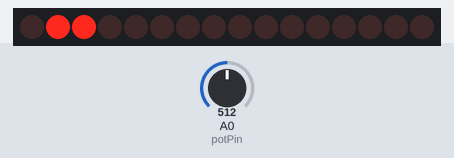
Recording of a sketch running on a simulated Arduino Uno, built with avr-gcc and run on an emulated ATmega328P. On the bench: 16 shift-register outputs drawn as a row of LEDs (first output left, lit = HIGH). Wiring (inferred from the names in the program): 2 × shift register (74HC595): data pin 3; shift clock pin 5; latch pin 4. Wiring (inferred from the signals the program sends): row of LEDs: on Q0, Q1, Q2, Q3, Q4, Q5, Q6, Q7, Q8, Q9, Q10, Q11, Q12, Q13, Q14, Q15. The test bench sets the inputs (shaded band); at power-on: A0 (potPin) = 512.

Above: at 1.3 s.
1.4 s: A0 (potPin) set to 122
At 1.7 s:
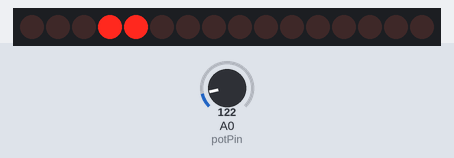
At 2.08 s:
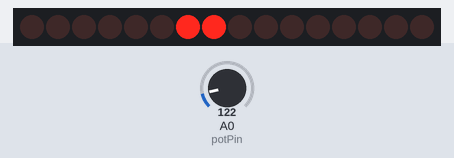
3.3 s: A0 (potPin) set to 0
At 3.75 s:
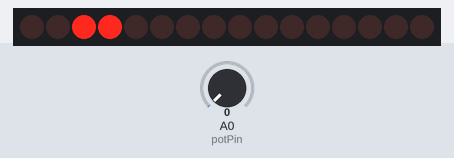
4.8 s: A0 (potPin) set to 306
At 7.7 s:
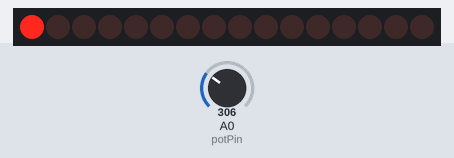
7.8 s: A0 (potPin) set to 326
9.3 s: A0 (potPin) set to 352
10.8 s: A0 (potPin) set to 511
Timing chart, 0 to 13.3 s (numbered marks = the images above; inputs shaded):
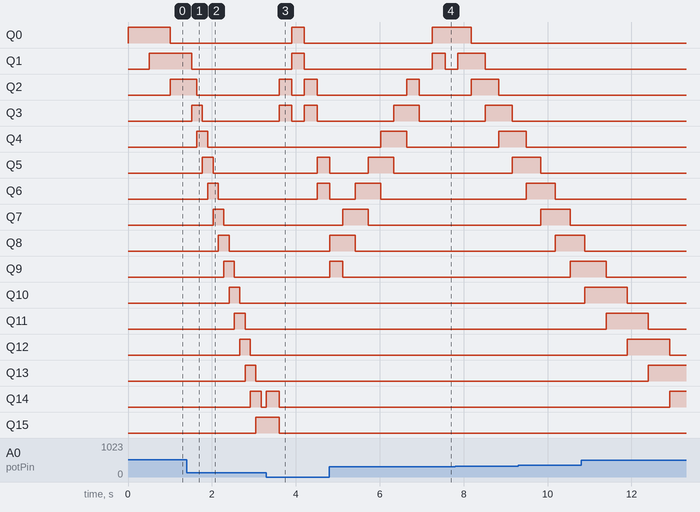

The sketch:

Larson_Scanner2_UPDATED_Lisander_Lopez.ino
```cpp
/*
Name: Lisander Lopez - Univeristy Heights High School
Date: 11/20/16
Description:
  This sketch will use a 74HC595 to display a Larson Scanner using LEDs.
  We will use a potentiometer to control the speed of the scanner.
  For more information on the circuit, view the fritzing diagram.
Notes:
  I was looking at my previous code to see how to improve it.
  I figured out that if I made a function which checks the pots value,
  and called it everytime I needed it, it would make the scanner more smoother.
  This acheived the "multi-tasking" trick I was looking for.

  Plus, I made an array of bytes called pattern to help me send the bytes to the shift
  register without being bombarded with 0's and 1's
*/

const int latchPin = 4; //Pin connected to latch pin of 74HC595
const int clockPin = 5; //Pin connected to clock pin of 74HC595
const int dataPin = 3;  //Pin connected to Serial in of 74HC595

const int potPin = A0;  // Pin the potentiometer is connected to

// The following is an array of bytes. Instead of writing out the bytes
// everytime when calling the shift out function. We can create an array
// that containes the bytes for out pattern, and call them as needed.
byte pattern[] =
{
  B00000000,
  B10000000,
  B11000000,
  B01100000,
  B00110000,
  B00011000,
  B00001100,
  B00000110,
  B00000011,
  B00000001
};

void setup()
{
  // Setting pins as output, as we will output data to it
  pinMode(latchPin, OUTPUT);
  pinMode(dataPin, OUTPUT);
  pinMode(clockPin, OUTPUT);

  pinMode(potPin, INPUT); // We are going to read the 'value' of the pot, so it would need to be an input

}

void loop()
{

  clockShiftRegister(pattern[0]);  // Clocking the first stage of the pattern to the second register
  clockShiftRegister(pattern[1]);  // Clocking the first stage of the pattern to the first register
  displayShiftRegister(); // Displaying the data on the register to the LEDs
  delay(readPot());  // Time to delay in between pattern changes (how fast the pattern displays), We will retreive this value from the pot. The speed will depend on the user.

  clockShiftRegister(pattern[0]);  // Clocking the next stage of the pattern to the second register
  clockShiftRegister(pattern[2]);  // Clocking the next stage of the pattern to the first register
  displayShiftRegister(); // Displaying the data on the register to the LEDs
  delay(readPot());  // Time to delay in between pattern changes (how fast the pattern displays), We will retreive this value from the pot. The speed will depend on the user.

  clockShiftRegister(pattern[0]);  // Clocking the next stage of the pattern to the second register
  clockShiftRegister(pattern[3]);  // Clocking the next stage of the pattern to the first register
  displayShiftRegister(); // Displaying the data on the register to the LEDs
  delay(readPot());  // Time to delay in between pattern changes (how fast the pattern displays), We will retreive this value from the pot. The speed will depend on the user.

  clockShiftRegister(pattern[0]);  // Clocking the next stage of the pattern to the second register
  clockShiftRegister(pattern[4]);  // Clocking the next stage of the pattern to the first register
  displayShiftRegister(); // Displaying the data on the register to the LEDs
  delay(readPot());  // Time to delay in between pattern changes (how fast the pattern displays), We will retreive this value from the pot. The speed will depend on the user.

  clockShiftRegister(pattern[0]);  // Clocking the next stage of the pattern to the second register
  clockShiftRegister(pattern[5]);  // Clocking the next stage of the pattern to the first register
  displayShiftRegister(); // Displaying the data on the register to the LEDs
  delay(readPot());  // Time to delay in between pattern changes (how fast the pattern displays), We will retreive this value from the pot. The speed will depend on the user.

  clockShiftRegister(pattern[0]);  // Clocking the next stage of the pattern to the second register
  clockShiftRegister(pattern[6]);  // Clocking the next stage of the pattern to the first register
  displayShiftRegister(); // Displaying the data on the register to the LEDs
  delay(readPot());  // Time to delay in between pattern changes (how fast the pattern displays), We will retreive this value from the pot. The speed will depend on the user.

  clockShiftRegister(pattern[0]);  // Clocking the next stage of the pattern to the second register
  clockShiftRegister(pattern[7]);  // Clocking the next stage of the pattern to the first register
  displayShiftRegister(); // Displaying the data on the register to the LEDs
  delay(readPot());  // Time to delay in between pattern changes (how fast the pattern displays), We will retreive this value from the pot. The speed will depend on the user.

  clockShiftRegister(pattern[0]);  // Clocking the next stage of the pattern to the second register
  clockShiftRegister(pattern[8]);  // Clocking the next stage of the pattern to the first register
  displayShiftRegister(); // Displaying the data on the register to the LEDs
  delay(readPot());  // Time to delay in between pattern changes (how fast the pattern displays), We will retreive this value from the pot. The speed will depend on the user.

  clockShiftRegister(pattern[1]);  // Clocking the next stage of the pattern to the second register
  clockShiftRegister(pattern[9]);  // Clocking the next stage of the pattern to the first register
  displayShiftRegister(); // Displaying the data on the register to the LEDs
  delay(readPot());  // Time to delay in between pattern changes (how fast the pattern displays), We will retreive this value from the pot. The speed will depend on the user.

  clockShiftRegister(pattern[2]);  // Clocking the next stage of the pattern to the second register
  clockShiftRegister(pattern[0]);  // Clocking the next stage of the pattern to the first register
  displayShiftRegister(); // Displaying the data on the register to the LEDs
  delay(readPot());  // Time to delay in between pattern changes (how fast the pattern displays), We will retreive this value from the pot. The speed will depend on the user.

  clockShiftRegister(pattern[3]);  // Clocking the next stage of the pattern to the second register
  clockShiftRegister(pattern[0]);  // Clocking the next stage of the pattern to the first register
  displayShiftRegister(); // Displaying the data on the register to the LEDs
  delay(readPot());  // Time to delay in between pattern changes (how fast the pattern displays), We will retreive this value from the pot. The speed will depend on the user.

  clockShiftRegister(pattern[4]);  // Clocking the next stage of the pattern to the second register
  clockShiftRegister(pattern[0]);  // Clocking the next stage of the pattern to the first register
  displayShiftRegister(); // Displaying the data on the register to the LEDs
  delay(readPot());  // Time to delay in between pattern changes (how fast the pattern displays), We will retreive this value from the pot. The speed will depend on the user.

  clockShiftRegister(pattern[5]);  // Clocking the next stage of the pattern to the second register
  clockShiftRegister(pattern[0]);  // Clocking the next stage of the pattern to the first register
  displayShiftRegister(); // Displaying the data on the register to the LEDs
  delay(readPot());  // Time to delay in between pattern changes (how fast the pattern displays), We will retreive this value from the pot. The speed will depend on the user.

  clockShiftRegister(pattern[6]);  // Clocking the next stage of the pattern to the second register
  clockShiftRegister(pattern[0]);  // Clocking the next stage of the pattern to the first register
  displayShiftRegister(); // Displaying the data on the register to the LEDs
  delay(readPot());  // Time to delay in between pattern changes (how fast the pattern displays), We will retreive this value from the pot. The speed will depend on the user.

  clockShiftRegister(pattern[7]);  // Clocking the next stage of the pattern to the second register
  clockShiftRegister(pattern[0]);  // Clocking the next stage of the pattern to the first register
  displayShiftRegister(); // Displaying the data on the register to the LEDs
  delay(readPot());  // Time to delay in between pattern changes (how fast the pattern displays), We will retreive this value from the pot. The speed will depend on the user.

  clockShiftRegister(pattern[8]);  // Clocking the next stage of the pattern to the second register
  clockShiftRegister(pattern[0]);  // Clocking the next stage of the pattern to the first register
  displayShiftRegister(); // Displaying the data on the register to the LEDs
  delay(readPot());  // Time to delay in between pattern changes (how fast the pattern displays), We will retreive this value from the pot. The speed will depend on the user.

  clockShiftRegister(pattern[9]);  // Clocking the next stage of the pattern to the second register
  clockShiftRegister(pattern[0]);  // Clocking the next stage of the pattern to the first register
  displayShiftRegister(); // Displaying the data on the register to the LEDs
  delay(readPot());  // Time to delay in between pattern changes (how fast the pattern displays), We will retreive this value from the pot. The speed will depend on the user.

  // At this stage the patter is half way done the LEDs went 'across' now we need to 'bring them back'

  clockShiftRegister(pattern[8]);  // Clocking the next stage of the pattern to the second register
  clockShiftRegister(pattern[0]);  // Clocking the next stage of the pattern to the first register
  displayShiftRegister(); // Displaying the data on the register to the LEDs
  delay(readPot());  // Time to delay in between pattern changes (how fast the pattern displays), We will retreive this value from the pot. The speed will depend on the user.

  clockShiftRegister(pattern[7]);  // Clocking the next stage of the pattern to the second register
  clockShiftRegister(pattern[0]);  // Clocking the next stage of the pattern to the first register
  displayShiftRegister(); // Displaying the data on the register to the LEDs
  delay(readPot());  // Time to delay in between pattern changes (how fast the pattern displays), We will retreive this value from the pot. The speed will depend on the user.

  clockShiftRegister(pattern[6]);  // Clocking the next stage of the pattern to the second register
  clockShiftRegister(pattern[0]);  // Clocking the next stage of the pattern to the first register
  displayShiftRegister(); // Displaying the data on the register to the LEDs
  delay(readPot());  // Time to delay in between pattern changes (how fast the pattern displays), We will retreive this value from the pot. The speed will depend on the user.

  clockShiftRegister(pattern[5]);  // Clocking the next stage of the pattern to the second register
  clockShiftRegister(pattern[0]);  // Clocking the next stage of the pattern to the first register
  displayShiftRegister(); // Displaying the data on the register to the LEDs
  delay(readPot());  // Time to delay in between pattern changes (how fast the pattern displays), We will retreive this value from the pot. The speed will depend on the user.

  clockShiftRegister(pattern[4]);  // Clocking the next stage of the pattern to the second register
  clockShiftRegister(pattern[0]);  // Clocking the next stage of the pattern to the first register
  displayShiftRegister(); // Displaying the data on the register to the LEDs
  delay(readPot());  // Time to delay in between pattern changes (how fast the pattern displays), We will retreive this value from the pot. The speed will depend on the user.

  clockShiftRegister(pattern[3]);  // Clocking the next stage of the pattern to the second register
  clockShiftRegister(pattern[0]);  // Clocking the next stage of the pattern to the first register
  displayShiftRegister(); // Displaying the data on the register to the LEDs
  delay(readPot());  // Time to delay in between pattern changes (how fast the pattern displays), We will retreive this value from the pot. The speed will depend on the user.

  clockShiftRegister(pattern[2]);  // Clocking the next stage of the pattern to the second register
  clockShiftRegister(pattern[0]);  // Clocking the next stage of the pattern to the first register
  displayShiftRegister(); // Displaying the data on the register to the LEDs
  delay(readPot());  // Time to delay in between pattern changes (how fast the pattern displays), We will retreive this value from the pot. The speed will depend on the user.

  clockShiftRegister(pattern[1]);  // Clocking the next stage of the pattern to the second register
  clockShiftRegister(pattern[9]);  // Clocking the next stage of the pattern to the first register
  displayShiftRegister(); // Displaying the data on the register to the LEDs
  delay(readPot());  // Time to delay in between pattern changes (how fast the pattern displays), We will retreive this value from the pot. The speed will depend on the user.

  clockShiftRegister(pattern[0]);  // Clocking the next stage of the pattern to the second register
  clockShiftRegister(pattern[8]);  // Clocking the next stage of the pattern to the first register
  displayShiftRegister(); // Displaying the data on the register to the LEDs
  delay(readPot());  // Time to delay in between pattern changes (how fast the pattern displays), We will retreive this value from the pot. The speed will depend on the user.

  clockShiftRegister(pattern[0]);  // Clocking the next stage of the pattern to the second register
  clockShiftRegister(pattern[7]);  // Clocking the next stage of the pattern to the first register
  displayShiftRegister(); // Displaying the data on the register to the LEDs
  delay(readPot());  // Time to delay in between pattern changes (how fast the pattern displays), We will retreive this value from the pot. The speed will depend on the user.

  clockShiftRegister(pattern[0]);  // Clocking the next stage of the pattern to the second register
  clockShiftRegister(pattern[6]);  // Clocking the next stage of the pattern to the first register
  displayShiftRegister(); // Displaying the data on the register to the LEDs
  delay(readPot());  // Time to delay in between pattern changes (how fast the pattern displays), We will retreive this value from the pot. The speed will depend on the user.

  clockShiftRegister(pattern[0]);  // Clocking the next stage of the pattern to the second register
  clockShiftRegister(pattern[5]);  // Clocking the next stage of the pattern to the first register
  displayShiftRegister(); // Displaying the data on the register to the LEDs
  delay(readPot());  // Time to delay in between pattern changes (how fast the pattern displays), We will retreive this value from the pot. The speed will depend on the user.

  clockShiftRegister(pattern[0]);  // Clocking the next stage of the pattern to the second register
  clockShiftRegister(pattern[4]);  // Clocking the next stage of the pattern to the first register
  displayShiftRegister(); // Displaying the data on the register to the LEDs
  delay(readPot());  // Time to delay in between pattern changes (how fast the pattern displays), We will retreive this value from the pot. The speed will depend on the user.

  clockShiftRegister(pattern[0]);  // Clocking the next stage of the pattern to the second register
  clockShiftRegister(pattern[0]);  // Clocking the next stage of the pattern to the first register
  displayShiftRegister(); // Displaying the data on the register to the LEDs
  delay(readPot());  // Time to delay in between pattern changes (how fast the pattern displays), We will retreive this value from the pot. The speed will depend on the user.

  clockShiftRegister(pattern[0]);  // Clocking the next stage of the pattern to the second register
  clockShiftRegister(pattern[2]);  // Clocking the next stage of the pattern to the first register
  displayShiftRegister(); // Displaying the data on the register to the LEDs
  delay(readPot());  // Time to delay in between pattern changes (how fast the pattern displays), We will retreive this value from the pot. The speed will depend on the user.
}

void clockShiftRegister(byte data)
{
  digitalWrite(latchPin, LOW); // Lets make sure the latch pin is set to low, so that the shift regsiter doesn't display anything yet
  shiftOut(dataPin, clockPin, LSBFIRST, data);  // Shift out the data given in the parameter (the bit) to the register
}

void displayShiftRegister(){
  // The 74HC595 displays whats in the register on a Rising edge of the latch pin, We will produce this by bringing the pin low, then High.
  // I bring it back low to make sure nothing gets clocked while I input my data.
  digitalWrite(latchPin, LOW);
  digitalWrite(latchPin, HIGH);
  digitalWrite(latchPin, LOW);
}

int readPot(){
  return map(analogRead(potPin), 0, 1024, 10, 1000);  // Reads value of potPin and then maps it, to turn it from range of 0-1024 to 10-1000. Which will be used as milliseconds
}
```
